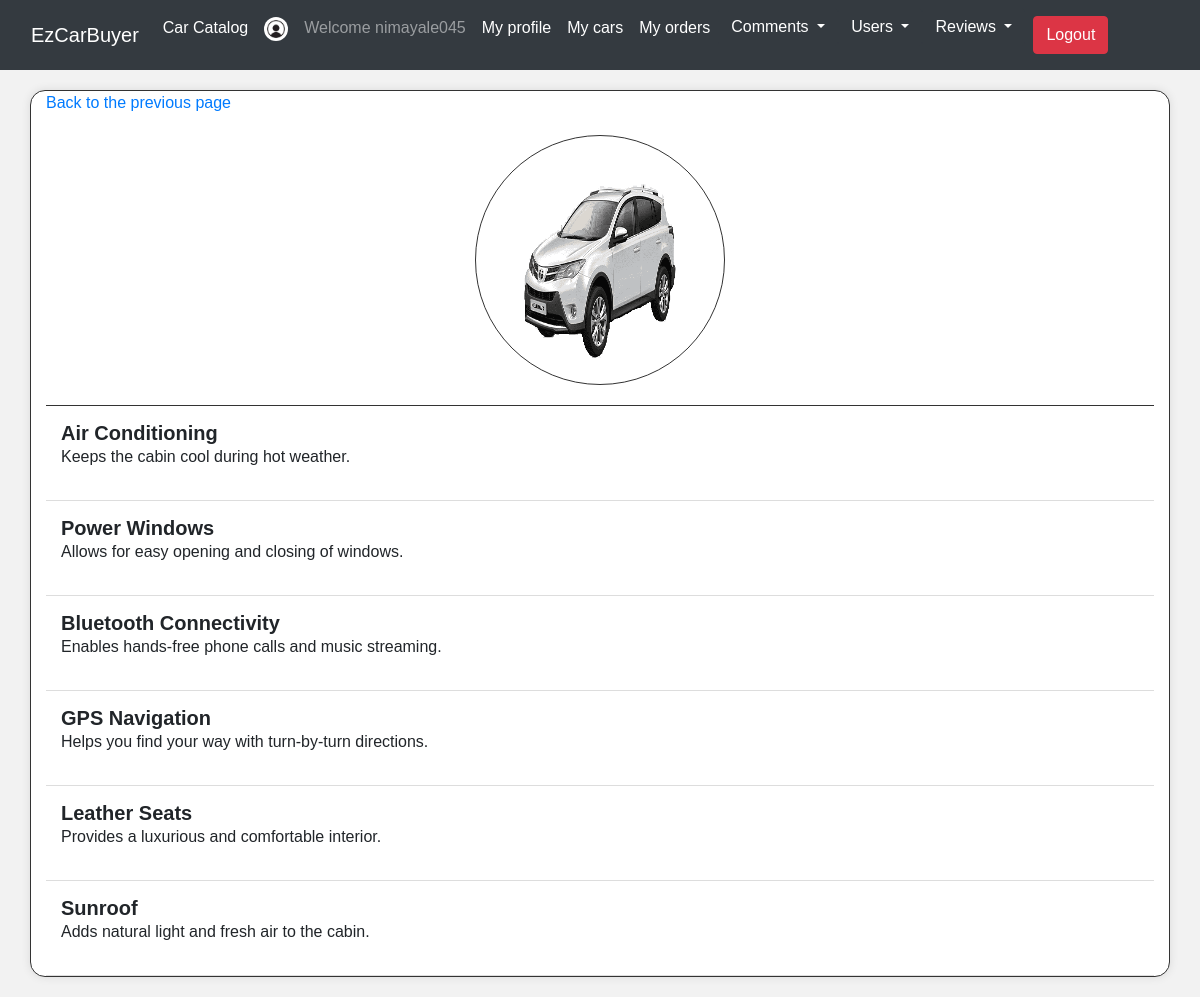
Screenshot of /order/detail/32 (signed in) with the database file from the repository.
### tables this page shows
CREATE TABLE `car` (
  `id` int(11) NOT NULL,
  `user_id` int(11) NOT NULL,
  `make` varchar(30) NOT NULL,
  `model` varchar(30) NOT NULL,
  `year` int(4) NOT NULL,
  `price` int(11) NOT NULL,
  `ext_col` varchar(20) NOT NULL,
  `int_col` varchar(20) NOT NULL,
  `distance` int(7) NOT NULL,
  `status` varchar(4) NOT NULL DEFAULT 'Used',
  `picture` varchar(255) NOT NULL DEFAULT 'NoImage.png'
);

CREATE TABLE `car_features` (
  `id` int(11) NOT NULL,
  `car_id` int(11) NOT NULL,
  `feature_id` int(11) NOT NULL
);

CREATE TABLE `features` (
  `id` int(11) NOT NULL,
  `features` varchar(100) NOT NULL,
  `description` varchar(255) NOT NULL
);

### Controller/OrderController.php (called while the page is built, shortened)
<?php
class OrderController extends Controller{
    public function detail($id=0){
        $feat = $this->model('car')->findEverything($id);
        $this->view('order/detail',['feat'=>$feat]);
    }
}
?>

### Model/Car.php (called while the page is built, shortened)
<?php
class Car extends Model{
    public function findEverything($id){
        $SQL = "SELECT * FROM car JOIN car_features ON car.id = car_features.car_id JOIN features ON car_features.feature_id = features.id WHERE car.id=:id";
        $stmt = self::$_conn->prepare($SQL);
        $stmt->execute(['id'=>$id]);
        $stmt->setFetchMode(PDO::FETCH_CLASS,'Car');
        return $stmt->fetchAll();
    }
}
?>

### dbConn.php (called while the page is built)
<?php
class Model{
    protected static $_conn = null;
    public function __construct(){
        if(self::$_conn == null){
            $host = 'localhost';
            $dbname = 'db_project';
            $user = 'root';
            $password = '';
            self::$_conn = new PDO("mysql:host=$host;dbname=$dbname",$user,$password);
        }
    }
}
?>

### View/order/detail.php (the view, shortened to what this page needs)
<!DOCTYPE html>
<html lang="en">
<head>
    <?php
    include 'View/includes/style.php';
    ?>
</head>
<?php
    include 'View/includes/header.php';
    ?>
<body>
    <div class="container">
        <div class="button">
            <a href="/order/insert/<?=$data['feat'][0]->car_id?>">Back to the previous page</a>
        </div>
        <div class="img">
            <img src="../../Images/cars/<?=$data['feat'][0]->picture?>">
        </div>
        <div class="feat">
        <ul>
            <?php
            foreach($data['feat'] as $car){
            ?>
            <li>
                <h5><b><?=$car->features?></b></h5>
                <p><?=$car->description?></p>
            </li>
            <?php
            }
            ?>
        </ul>
        </div>
    </div>
</body>
</html>

### View/order/detail.php (style rules this page uses)
body { font-family: 'Arial', sans-serif; margin: 0; padding: 0; background-color: #f2f2f2; }
.container { margin: 20px auto; border: 1px solid #333; border-radius: 15px; overflow: hidden; background-color: #fff; box-shadow: 0 0 10px rgba(0, 0, 0, 0.1); }
.img { border-bottom: 1px solid #333; text-align: center; padding: 20px; }
.img img { border: 1px solid #333; width: 250px; height: 250px; border-radius: 50%; }
.feat ul { list-style: none; padding: 0; margin: 0; }
.feat li { padding: 15px; border-bottom: 1px solid #ddd; }
h5 { margin: 0; }

### rows the page displays
car: picture (picture)
car_features: feature.features "Air Conditioning", feature.description "Keeps the cabin cool during hot weather."
car_features: feature.features "Power Windows", feature.description "Allows for easy opening and closing of windows."
car_features: feature.features "Bluetooth Connectivity", feature.description "Enables hands-free phone calls and music streaming."
car_features: feature.features "GPS Navigation", feature.description "Helps you find your way with turn-by-turn directions."
car_features: feature.features "Leather Seats", feature.description "Provides a luxurious and comfortable interior."
car_features: feature.features "Sunroof", feature.description "Adds natural light and fresh air to the cabin."

### other values shown
$_SESSION['username'] "nimayale045"
